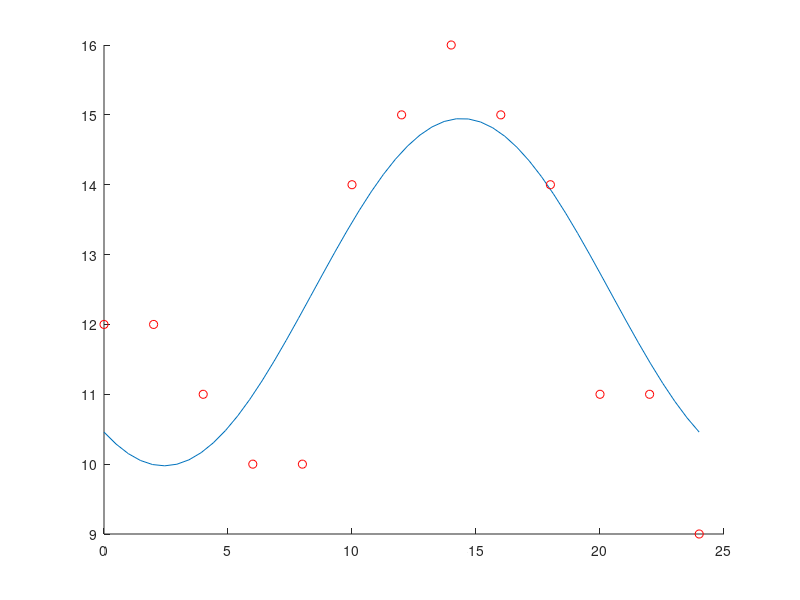

The MATLAB source for this figure:
clear all; close all; clc
h = [0:2:24]';
t = [12 12 11 10 10 14 15 16 15 14 11 11 9]';
n = length(h);
w = (2*pi)/24;
A = [ones(n,1), cos(w*h), sin(w*h)];
x = linspace(0,24,50);
p = A\t
ev = p(1)+p(2)*cos(w*x)+p(3)*sin(w*x);
hold on
plot(x, ev)
plot(h, t,"ro")

Tob = p(1)+p(2)*cos(w*h)+p(3)*sin(w*h);
error = norm(t - Tob)
